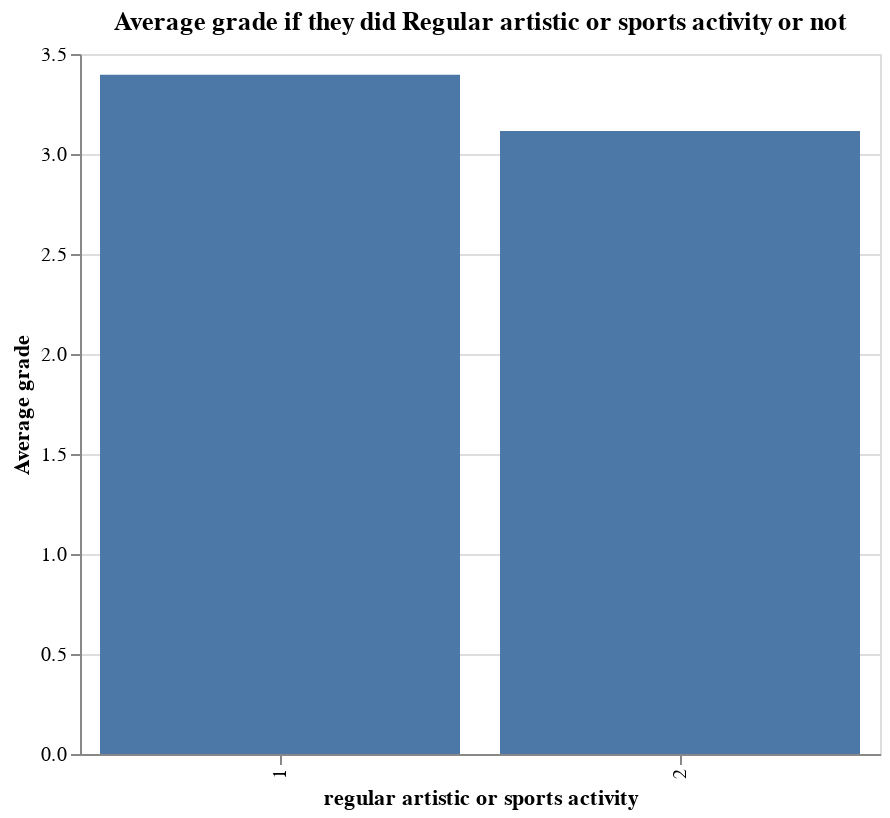

Here is the notebook cell this chart was saved with:
### Markdown cell above
Majority of students did not do arts or sports.

### Code cell
#Plot bar chart
alt.Chart(df).mark_bar().encode(
    x=alt.X('reg_art_sport:O',title = 'regular artistic or sports activity'),
    y=alt.Y('mean(grade):Q', title='Average grade'),
).properties(
    title = 'Average grade if they did Regular artistic or sports activity or not ',
    height=350,
    width=400
)

### Figure 1 — Vega-Lite specification as saved in the notebook (floating-point values rounded to 4 significant figures; data arrays with more than 128 entries replaced by an {"elided": "..."} marker saying what was removed)
{"config": {"view": {"continuousWidth": 300, "continuousHeight": 300}}, "data": {"name": "data-5ceab476ce11912bf4aa49f6c0545437"}, "mark": {"type": "bar"}, "encoding": {"x": {"field": "reg_art_sport", "title": "regular artistic or sports activity", "type": "ordinal"}, "y": {"aggregate": "mean", "field": "grade", "title": "Average grade", "type": "quantitative"}}, "height": 350, "title": "Average grade if they did Regular artistic or sports activity or not ", "width": 400, "$schema": "https://vega.github.io/schema/vega-lite/v5.8.0.json", "datasets": {"data-5ceab476ce11912bf4aa49f6c0545437": {"elided": "145 records"}}}
